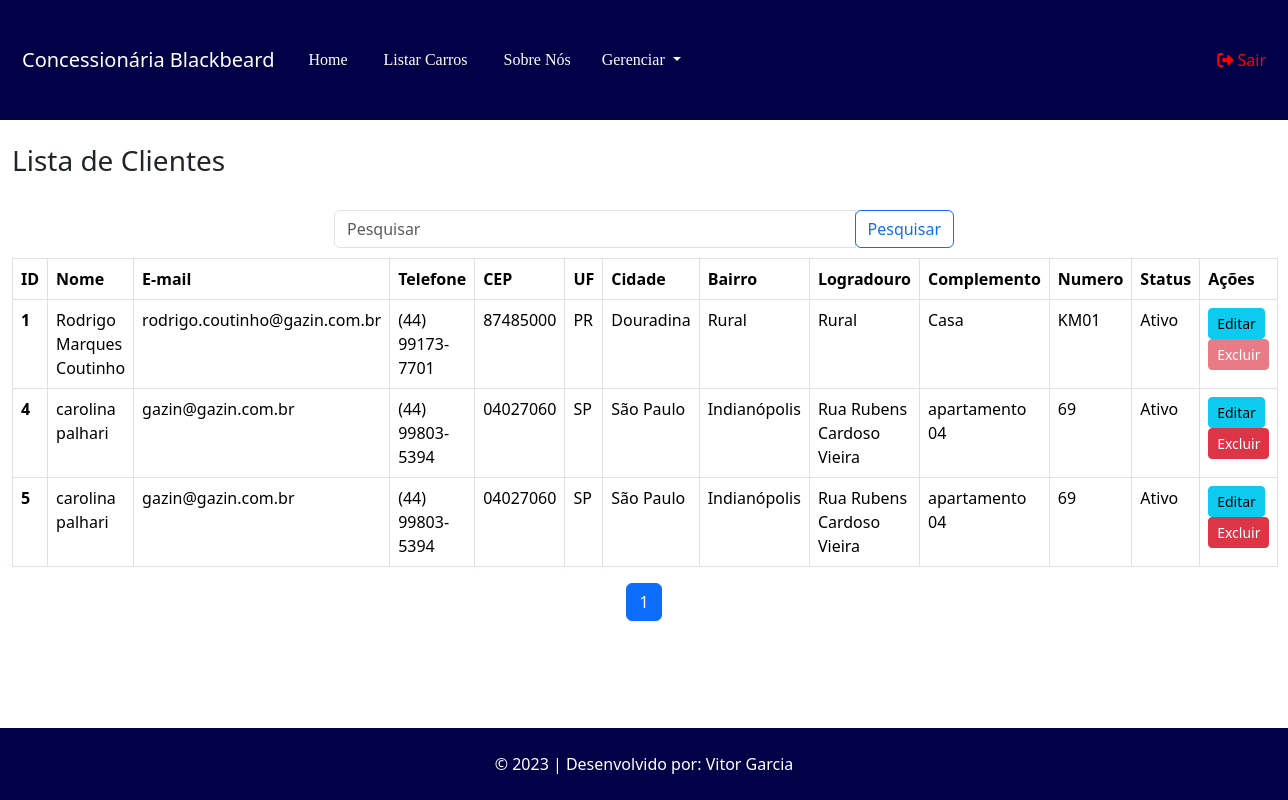
The app's page /cliente/pesquisar (signed in) with its own data.
### tables this page shows
CREATE TABLE `cliente` (
  `id` int(11) NOT NULL,
  `nome` varchar(100) NOT NULL,
  `telefone` varchar(20) NOT NULL,
  `email` varchar(100) NOT NULL,
  `cpf` char(15) NOT NULL,
  `status` varchar(12) NOT NULL,
  `cep` varchar(10) DEFAULT NULL,
  `uf` varchar(2) DEFAULT NULL,
  `cidade` varchar(255) DEFAULT NULL,
  `bairro` varchar(255) DEFAULT NULL,
  `logradouro` varchar(255) DEFAULT NULL,
  `complemento` varchar(255) DEFAULT NULL,
  `numero` varchar(10) DEFAULT NULL
);

### App/Controllers/Controller.php (called while the page is built, shortened)
<?php
abstract class Controller
{
    private $viewVar;
    public function render($view)
    {
        $viewVar = $this->getViewVar();
        require_once PATH . '/App/Views/layouts/cabecalho.php';
        require_once PATH . '/App/Views/layouts/menu.php';
        require_once PATH . '/App/Views/' . $view . '.php';
        require_once PATH . '/App/Views/layouts/rodape.php';
    }
    public function getViewVar()
    {
        return $this->viewVar;
    }
    public function setViewParam($varName, $varValue)
    {
        if ($varName != "" && $varValue != "") {
            $this->viewVar[$varName] = $varValue;
        }
    }
}

### App/Controllers/ClienteController.php (called while the page is built, shortened)
<?php
class ClienteController extends Controller
{
    public function pesquisar()
    {
        $clienteDAO = new ClienteDAO();
        self::setViewParam('cliente', $clienteDAO->listarPorVenda());
        $this->render('cliente/pesquisar');
    }
}

### index.php (called while the page is built, shortened)
<?php
try {
    $app = new App();
    $app->run();
}catch (\Exception $e){
    $oError = new Erro($e);
    $oError->render();
}

### App/Models/DAO/BaseDAO.php (called while the page is built, shortened)
<?php
abstract class BaseDAO
{
    private $conexao;
    public function __construct()
    {
        $this->conexao = Conexao::getConnection();
    }
    public function select($sql)
    {
        if (!empty($sql)) {
            return $this->conexao->query($sql);
        }
    }
}

### App/Lib/Conexao.php (called while the page is built, shortened)
<?php
class Conexao
{
    private static $connection;
    public static function getConnection()
    {
        $pdoConfig = DB_DRIVER . ":" . "host=" . DB_HOST . ";";
        $pdoConfig .= "dbname=" . DB_NAME . ";";
        try {
            if (!isset(self::$connection)) {
                self::$connection = new PDO($pdoConfig, DB_USER, DB_PASSWORD);
                self::$connection->setAttribute(PDO::ATTR_ERRMODE, PDO::ERRMODE_EXCEPTION);
            }
            return self::$connection;
        } catch (PDOException $e) {
            throw new Exception("Erro de conexão com o banco de dados", 500);
        }
    }
}

### App/Models/DAO/ClienteDAO.php (called while the page is built, shortened)
<?php
class ClienteDAO extends BaseDAO{
    public function listarPorVenda(){
        $resultado = $this->select(
            'SELECT c.*, IFNULL(COUNT(venda.id), null) AS qtdVendas
            FROM cliente c
            LEFT JOIN venda ON c.id = venda.id_cliente
            GROUP BY c.id'
        );
        return $resultado->fetchAll(\PDO::FETCH_CLASS, Cliente::class);
    }
}
?>

### App/Models/Entidades/Cliente.php (called while the page is built, shortened)
<?php
class Cliente{
     private $id;
     private $nome;
     private $telefone;
     private $email;
     private $status;
     private $cep;
     private $uf;
     private $cidade;
     private $bairro;
     private $logradouro;
     private $complemento;
     private $numero;
     public function getId(){
        return $this->id;
   }
   function getNome(){
        return $this->nome;
   }
   public function getTelefone(){
        return $this->telefone;
   }
   public function getEmail(){
        return $this->email;
   }
   public function getStatus(){
        return $this->status;
   }
   public function getCep(){
     return $this->cep;
   }
   public function getUf(){
       return $this->uf;
   }
   public function getCidade(){
       return $this->cidade;
   }
   public function getBairro(){
       return $this->bairro;
   }
   public function getLogradouro(){
       return $this->logradouro;
   }
   public function getComplemento(){
       return $this->complemento;
   }
   public function getNumero(){
       return $this->numero;
   }
   private $qtdVendas;
   public function getQtdVendas(){
       return $this->qtdVendas;
   }
}
?>

### App/Views/cliente/pesquisar.php (the view, shortened to what this page needs)
<?php
if (isset($_SESSION['login'])) {
?>
    <div class="container-fluid">
        <br>
        <h3>Lista de Clientes</h3>
        <br>
        <div class="row centralizar">
            <div class="col-md-6">
                <form class="form-inline" action="" method="GET">
                    <div class="input-group">
                        <input type="text" class="form-control" name="pesquisa" placeholder="Pesquisar">
                        <div class="input-group-append">
                            <button class="btn btn-outline-primary" type="submit">Pesquisar</button>
                        </div>
                    </div>
                </form>
            </div>
        </div>
        <table class="table table-hover table-bordered">
            <thead>
                <tr>
                    <th scope="col">ID</th>
                    <th scope="col">Nome</th>
                    <th scope="col">E-mail</th>
                    <th scope="col">Telefone</th>
                    <th scope="col">CEP</th>
                    <th scope="col">UF</th>
                    <th scope="col">Cidade</th>
                    <th scope="col">Bairro</th>
                    <th scope="col">Logradouro</th>
                    <th scope="col">Complemento</th>
                    <th scope="col">Numero</th>
                    <th scope="col">Status</th>
                    <th scope="col">Ações</th>
                </tr>
            </thead>
            <tbody>
                <?php
                $clientesFiltrados = [];
                $clientesPorPagina = 10;
                $paginaAtual = isset($_GET['page']) ? intval($_GET['page']) : 1;
                $pesquisa = isset($_GET['pesquisa']) ? $_GET['pesquisa'] : '';
                if (empty($pesquisa)) {
                    $clientesFiltrados = $viewVar['cliente'];
                }
                $totalClientes = count($clientesFiltrados);
                $totalPaginas = ceil($totalClientes / $clientesPorPagina);
                $indiceInicial = ($paginaAtual - 1) * $clientesPorPagina;
                $indiceFinal = min($indiceInicial + $clientesPorPagina, $totalClientes);
                if (empty($clientesFiltrados)) { ?>
                    <tr>
                        <td colspan="12">
                            <div class="alert alert-info" role="alert">Nenhum cliente encontrado!</div>
                        </td>
                    </tr>
                    <?php } else {
                    for ($i = $indiceInicial; $i < $indiceFinal; $i++) {
                        $cliente = $clientesFiltrados[$i];
                    ?>
                        <tr>
                            <th scope="row"><?php echo $cliente->getId(); ?></th>
                            <td><?php echo $cliente->getNome(); ?></td>
                            <td><?php echo $cliente->getEmail(); ?></td>
                            <td><?php echo $cliente->getTelefone(); ?></td>
                            <td><?php echo $cliente->getCEP(); ?></td>
                            <td><?php echo $cliente->getUF(); ?></td>
                            <td><?php echo $cliente->getCidade(); ?></td>
                            <td><?php echo $cliente->getBairro(); ?></td>
                            <td><?php echo $cliente->getLogradouro(); ?></td>
                            <td><?php echo $cliente->getComplemento(); ?></td>
                            <td><?php echo $cliente->getNumero(); ?></td>
                            <td><?php echo $cliente->getStatus(); ?></td>
                            <td>
                                <a href="http://<?php echo APP_HOST; ?>/cliente/edicao/<?php echo $cliente->getId(); ?>" class="btn btn-info btn-sm">Editar</a>
                                <?php if($cliente->getQtdVendas() != 0){ ?>
                                <span class="d-inline-block" tabindex="0" data-toggle="tooltip" title="Não é possível excluir Cliente que possui Compra vinculada!">
                                    <a class="btn btn-danger btn-sm disabled">Excluir</a>
                                </span>
                                <?php }else{ ?>
                                    <a href="http://<?php echo APP_HOST; ?>/cliente/exclusao/<?php echo $cliente->getId(); ?>" class="btn btn-danger btn-sm">Excluir</a>
                                <?php } ?>
                            </td>
                        </tr>
                <?php
                    }
                }
                ?>
            </tbody>
        </table>
        <nav aria-label="Page navigation">
            <ul class="pagination centralizar">
                <?php
                for ($i = 1; $i <= $totalPaginas; $i++) {
                    $activeClass = ($i === $paginaAtual) ? 'active' : '';
                    echo "<li class='page-item $activeClass'><a class='page-link' href='?page=$i'>$i</a></li>";
                }
                ?>
            </ul>
        </nav>
    </div>
<?php
}
?>

### App/Views/cliente/pesquisar.php (style rules this page uses)
.centralizar { justify-content: center; margin-bottom: 10px; }

### records on screen
cliente: id "1", nome "Rodrigo Marques Coutinho", email "rodrigo.coutinho@gazin.com.br", telefone "(44) 99173-7701", cep "87485000", uf "PR", cidade "Douradina", bairro "Rural", logradouro "Rural", complemento "Casa", numero "KM01", status "Ativo", shows "Excluir"
cliente: id "4", nome "carolina palhari", email "gazin@gazin.com.br", telefone "(44) 99803-5394", cep "04027060", uf "SP", cidade "São Paulo", bairro "Indianópolis", logradouro "Rua Rubens Cardoso Vieira", complemento "apartamento 04", numero "69", status "Ativo"
cliente: id "5", nome "carolina palhari", email "gazin@gazin.com.br", telefone "(44) 99803-5394", cep "04027060", uf "SP", cidade "São Paulo", bairro "Indianópolis", logradouro "Rua Rubens Cardoso Vieira", complemento "apartamento 04", numero "69", status "Ativo"
